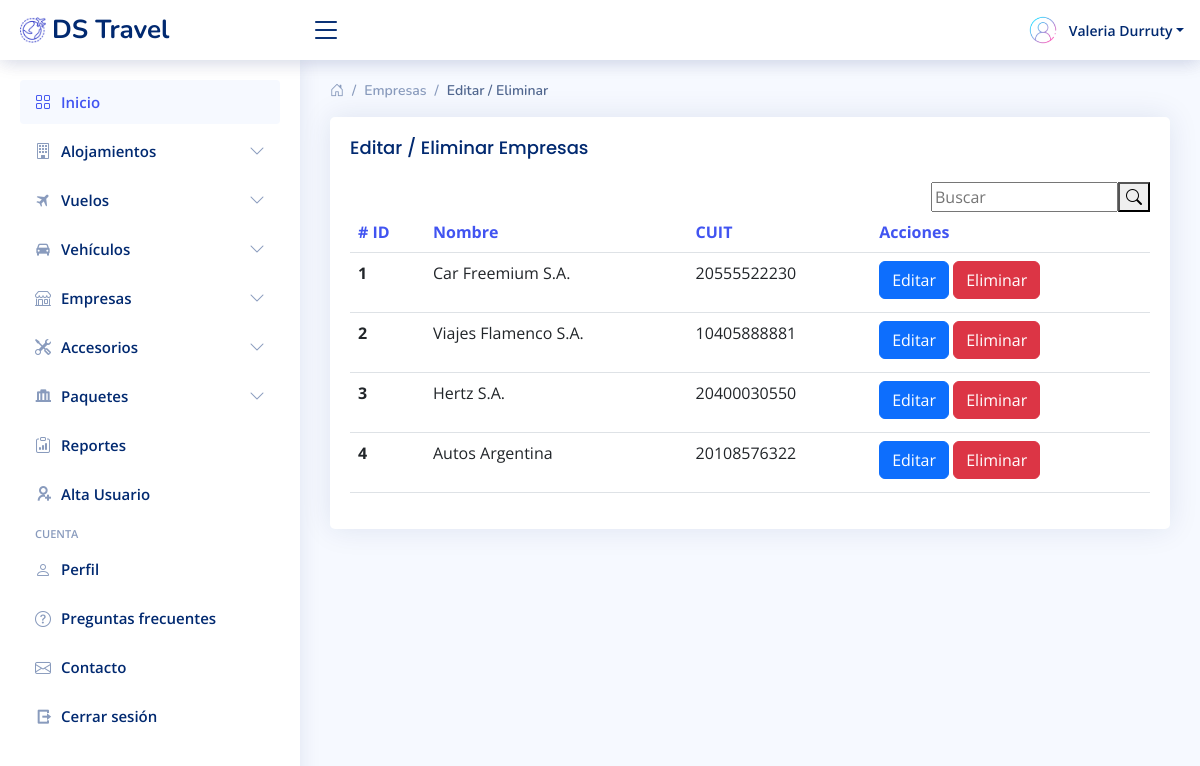
/Admin/sistema/mod_baja-empresas.php (signed in), run on the app's committed database.
### tables this page shows
CREATE TABLE `empresa` (
  `OID` int(11) NOT NULL,
  `nombre` varchar(250) NOT NULL,
  `CUIT` bigint(11) NOT NULL
);

### Admin/sistema/mod_baja-empresas.php (the view, shortened to what this page needs)
<?php
include "../conexion.php";
$cmd = mysqli_query($conexion,"SELECT * FROM empresa");
?>
<!DOCTYPE html>
<html lang="en">
<head>
  <link href="assets/vendor/bootstrap/css/bootstrap.min.css" rel="stylesheet">
  <link href="assets/vendor/bootstrap-icons/bootstrap-icons.css" rel="stylesheet">
  <link href="assets/vendor/boxicons/css/boxicons.min.css" rel="stylesheet">
  <link href="assets/vendor/quill/quill.snow.css" rel="stylesheet">
  <link href="assets/vendor/quill/quill.bubble.css" rel="stylesheet">
  <link href="assets/vendor/remixicon/remixicon.css" rel="stylesheet">
  <link href="assets/vendor/simple-datatables/style.css" rel="stylesheet">
  <link href="assets/css/style.css" rel="stylesheet">
</head>
<body>
  <?php include "includes/header.php"; ?>
  <?php include "includes/Sidebar.php"; ?>
  <main id="main" class="main">
    <div class="pagetitle">
      <nav>
        <ol class="breadcrumb">
        <li class="breadcrumb-item"><a href="home.php"><i class="bi bi-house-door"></i></a></li>
          <li class="breadcrumb-item">Empresas</li>
          <li class="breadcrumb-item active">Editar / Eliminar</li>
        </ol>
      </nav>
    </div>
    <section class="section">
          <div class="card">
            <div class="card-body">
              <h5 class="card-title">Editar / Eliminar Empresas</h5>
              <div class="search-bar" style="float: right">
                <form class="search-form d-flex align-items-center" method="GET" action="buscar_empresa.php">
                  <input type="text" name="busqueda" id="busqueda" placeholder="Buscar" title="Enter search keyword">
                  <button type="submit" title="Search"><i class="bi bi-search"></i></button>
                </form>
              </div>
                  <table class="table table-hover">
                    <thead>
                      <tr>
                        <th scope="col" data-sortable="">
                          <a href="#" class=""># ID</a>
                        </th>
                        <th scope="col" data-sortable="">
                          <a href="#" class="">Nombre</a>
                        </th>
                        <th scope="col" data-sortable="">
                          <a href="#" class="">CUIT</a>
                        </th>
                        <th scope="col" data-sortable="">
                          <a href="#" class="">Acciones</a>
                        </th>
                      </tr>
                    </thead>
                    <?php
                        while ($empresas = mysqli_fetch_array($cmd)) {
                    ?>
                    <tbody>
                      <tr>
                        <th scope="row"><?php echo $empresas['OID']; ?></th>
                        <td><?php echo $empresas['nombre']; ?></td>
                        <td><?php echo $empresas['CUIT']; ?></td>
                        <td>
                        <a href="editar-empresas.php?id=<?php echo $empresas["OID"]; ?>"><button type="button" class="btn btn-primary">Editar</button></a>
						            <a href="eliminar-empresas.php?id=<?php echo $empresas["OID"]; ?>"><button type="button" class="btn btn-danger">Eliminar</button></a>
					              </td>
                        </tr>
                        <?php };?>
                    </tbody>
                  </table>
        </div>
      </div>
    </section>
  </main>
  <?php include "includes/header.php"; ?>
</body>
</html>

### Admin/sistema/assets/css/style.css (style rules this page uses)
:root { scroll-behavior: smooth; }
body { font-family: "Open Sans", sans-serif; background: #f6f9ff; color: #444444; }
a { color: #4154f1; text-decoration: none; }
h1, h2, h3, h4, h5, h6 { font-family: "Nunito", sans-serif; }
#main { margin-top: 60px; padding: 20px 30px; transition: all 0.3s; }
.pagetitle { margin-bottom: 10px; }
.btn { margin-bottom: 5px; }
.card { margin-bottom: 30px; border: none; border-radius: 5px; box-shadow: 0px 0 30px rgba(1, 41, 112, 0.1); }
.card-title { padding: 20px 0 15px 0; font-size: 18px; font-weight: 500; color: #012970; font-family: "Poppins", sans-serif; }
.card-body { padding: 0 20px 20px 20px; }
.breadcrumb { font-size: 14px; font-family: "Nunito", sans-serif; color: #899bbd; font-weight: 600; }
.breadcrumb a { color: #899bbd; transition: 0.3s; }
.breadcrumb .breadcrumb-item::before { color: #899bbd; }
.breadcrumb .active { color: #51678f; font-weight: 600; }
@media (min-width: 1200px) { #main, #footer { margin-left: 300px; } }

### data on the page
empresa: OID "1", nombre "Car Freemium S.A.", CUIT "20555522230"
empresa: OID "2", nombre "Viajes Flamenco S.A.", CUIT "10405888881"
empresa: OID "3", nombre "Hertz S.A.", CUIT "20400030550"
empresa: OID "4", nombre "Autos Argentina", CUIT "20108576322"

### other printed values
$_SESSION['nombre'] "Valeria"
$_SESSION['apellido'] "Durruty"
